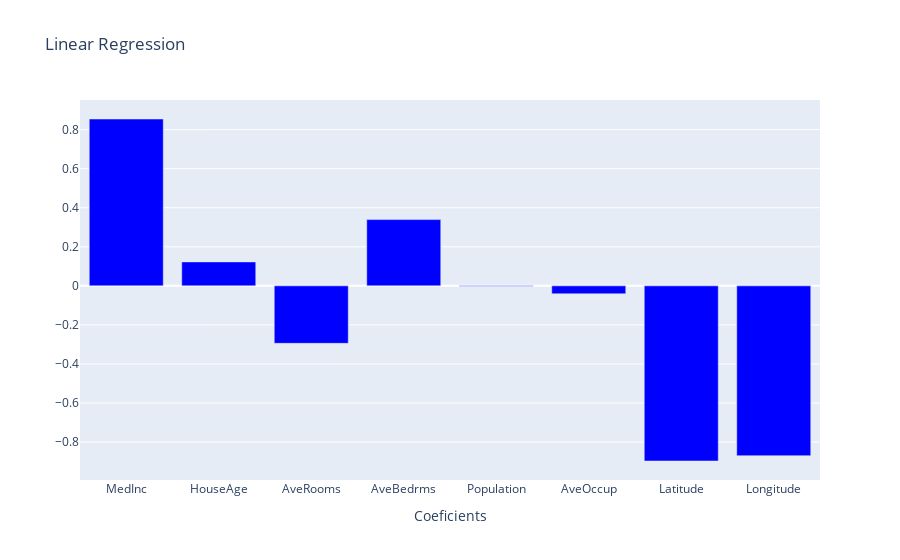
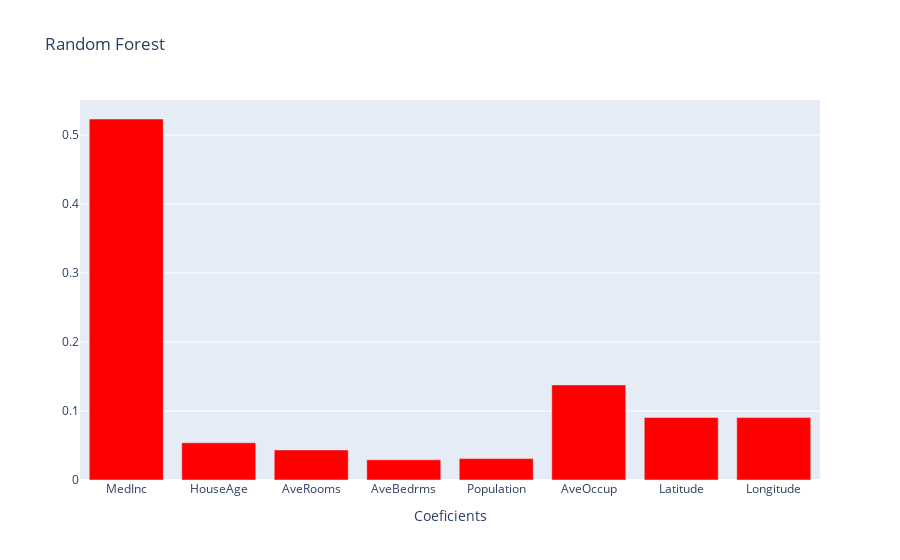

Here is the notebook cell these charts were saved with, in order:
### Code cell
lmc = lm.named_steps['lm'].coef_
rfc = rf.named_steps['rf'].feature_importances_
print(rfc)

print(lmc)

fig = go.Figure()

fig.add_trace(go.Bar(
    x = df.columns,
    y = lmc,
    name = "Coefficients importance",
    marker_color = "blue",
    orientation = "v"
))

fig.update_layout(title="Linear Regression",xaxis_title="Coeficients")

fig.show()


fig2 = go.Figure()

fig2.add_trace(go.Bar(
    x = df.columns,
    y = rfc,
    name = "Coefficients importance",
    marker_color = "red",
    orientation = "v"
))

fig2.update_layout(title="Random Forest",xaxis_title="Coeficients")

### Figure 1 — Plotly figure (JSON) as saved in the notebook; plotly's stock layout.template omitted (floating-point values rounded to 4 significant figures)
{"data": [{"marker": {"color": "blue"}, "name": "Coefficients importance", "orientation": "v", "type": "bar", "x": ["MedInc", "HouseAge", "AveRooms", "AveBedrms", "Population", "AveOccup", "Latitude", "Longitude", "target"], "y": [0.8544, 0.1225, -0.2944, 0.3393, -0.002308, -0.04083, -0.8969, -0.8698]}], "layout": {"title": {"text": "Linear Regression"}, "xaxis": {"title": {"text": "Coeficients"}}}}

### Figure 2 — Plotly figure (JSON) as saved in the notebook; plotly's stock layout.template omitted (floating-point values rounded to 4 significant figures)
{"data": [{"marker": {"color": "red"}, "name": "Coefficients importance", "orientation": "v", "type": "bar", "x": ["MedInc", "HouseAge", "AveRooms", "AveBedrms", "Population", "AveOccup", "Latitude", "Longitude", "target"], "y": [0.5232, 0.05397, 0.04353, 0.02931, 0.03105, 0.1378, 0.09068, 0.09042]}], "layout": {"title": {"text": "Random Forest"}, "xaxis": {"title": {"text": "Coeficients"}}}}
